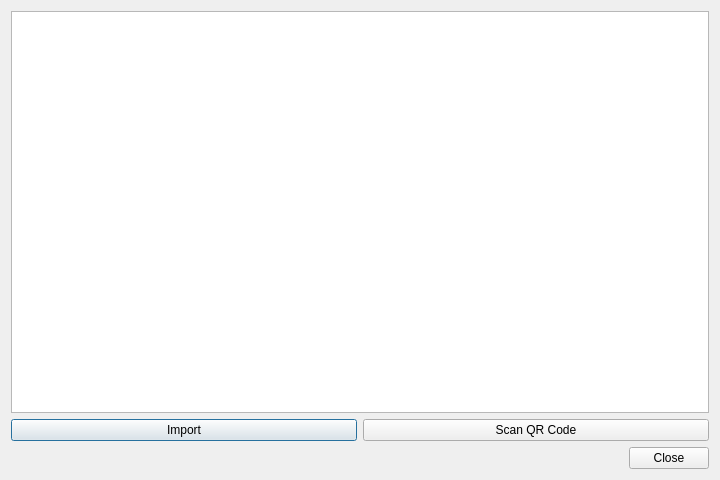
<?xml version="1.0" encoding="UTF-8"?>
<ui version="4.0">
 <class>DialogOtpManager</class>
 <widget class="QDialog" name="DialogOtpManager">
  <property name="geometry">
   <rect>
    <x>0</x>
    <y>0</y>
    <width>720</width>
    <height>480</height>
   </rect>
  </property>
  <property name="windowTitle">
   <string>OTP Manager</string>
  </property>
  <layout class="QVBoxLayout" name="verticalLayout">
   <item>
    <widget class="OtpListWidget" name="otp_list">
     <property name="alternatingRowColors">
      <bool>true</bool>
     </property>
     <property name="editTriggers">
      <set>QAbstractItemView::EditTrigger::NoEditTriggers</set>
     </property>
    </widget>
   </item>
   <item>
    <layout class="QHBoxLayout" name="layout_otp_buttons">
     <item>
      <widget class="QPushButton" name="otp_import">
       <property name="sizePolicy">
        <sizepolicy hsizetype="Expanding" vsizetype="Fixed">
         <horstretch>1</horstretch>
         <verstretch>0</verstretch>
        </sizepolicy>
       </property>
       <property name="text">
        <string>Import</string>
       </property>
      </widget>
     </item>
     <item>
      <widget class="QPushButton" name="otp_scan">
       <property name="sizePolicy">
        <sizepolicy hsizetype="Expanding" vsizetype="Fixed">
         <horstretch>1</horstretch>
         <verstretch>0</verstretch>
        </sizepolicy>
       </property>
       <property name="text">
        <string>Scan QR Code</string>
       </property>
      </widget>
     </item>
    </layout>
   </item>
   <item>
    <widget class="QDialogButtonBox" name="buttonBox">
     <property name="orientation">
      <enum>Qt::Orientation::Horizontal</enum>
     </property>
     <property name="standardButtons">
      <set>QDialogButtonBox::StandardButton::Close</set>
     </property>
    </widget>
   </item>
  </layout>
 </widget>
 <customwidgets>
  <customwidget>
   <class>OtpListWidget</class>
   <extends>QListWidget</extends>
   <header>include/ui/setting/OtpListWidget.h</header>
  </customwidget>
 </customwidgets>
 <resources/>
 <connections>
  <connection>
   <sender>buttonBox</sender>
   <signal>rejected()</signal>
   <receiver>DialogOtpManager</receiver>
   <slot>reject()</slot>
   <hints>
    <hint type="sourcelabel">
     <x>316</x>
     <y>260</y>
    </hint>
    <hint type="destinationlabel">
     <x>286</x>
     <y>274</y>
    </hint>
   </hints>
  </connection>
 </connections>
</ui>
